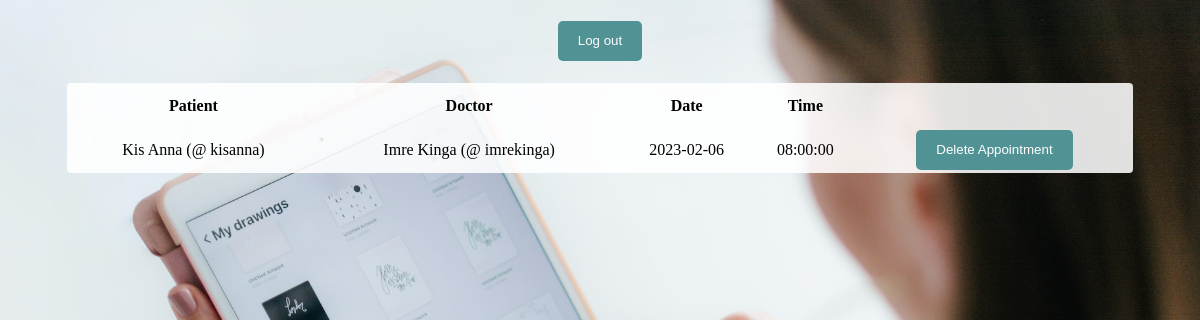
The app's page /doctorsPage.php with its own data.
### tables this page shows
CREATE TABLE appointments(
    `appointment_id` int(10) NOT NULL AUTO_INCREMENT,
    `user_id` int(10),
    `doctor_id` int(10),
    `date` date NOT NULL,
    `time` time NOT NULL,
    `taken` boolean NOT NULL,
    PRIMARY KEY (`appointment_id`),
    FOREIGN KEY (`user_id`) REFERENCES users(user_id),
    FOREIGN KEY (`doctor_id`) REFERENCES doctors(doctor_id)
);

CREATE TABLE users(
    `user_id` int(10) NOT NULL AUTO_INCREMENT,
    `first_name` varchar(100) NOT NULL,
    `last_name` varchar(100) NOT NULL,
    `username` varchar(100) NOT NULL,
    `email` varchar(100) NOT NULL,
    `password` varchar(100) NOT NULL,
    `created_at` DATETIME DEFAULT CURRENT_TIMESTAMP,
    PRIMARY KEY (`user_id`)
);

CREATE TABLE doctors(
    `doctor_id` int(10) NOT NULL AUTO_INCREMENT,
    `d_first_name` varchar(100) NOT NULL,
    `d_last_name` varchar(100) NOT NULL,
    `d_username` varchar(100) NOT NULL,
    `d_email` varchar(100) NOT NULL,
    `d_password` varchar(100) NOT NULL,
    `specialization` varchar(100) NOT NULL,
    PRIMARY KEY (`doctor_id`)
);

### doctorsPage.php (the view, shortened to what this page needs)
<?php
require './database/code.php';
?>
<!doctype html>
<html lang="en">
<head>
    <link rel="stylesheet" href="./assets/styles/general.css">
</head>
<body>
    <div class="">
        <div class="">
            <div class="">
                <div class="">
                    <div class="">
                        <h4>
                            <a href="./index.php" class=""><button class="btn">Log out</button></a>
                        </h4>
                    </div>
                    <div class="">
                        <table class="data">
                            <thead>
                                <tr>
                                    <th>Patient</th>
                                    <th>Doctor</th>
                                    <th>Date</th>
                                    <th>Time</th>
                                    <th></th>
                                </tr>
                            </thead>
                            <tbody>
                                <?php
                                $query = "SELECT * FROM appointments INNER JOIN users ON appointments.user_id = users.user_id INNER JOIN doctors ON appointments.doctor_id = doctors.doctor_id";
                                $query_run = mysqli_query($con, $query);
                                if (mysqli_num_rows($query_run) > 0) {
                                    foreach ($query_run as $user) {
                                        ?>
                                        <?php if ($user['taken'] == true): ?>
                                            <tr>
                                                <td>
                                                    <?= $user['last_name']; ?>
                                                    <?= $user['first_name']; ?>
                                                    (@
                                                    <?= $user['username']; ?>)
                                                </td>
                                                <td>
                                                    <?= $user['d_last_name']; ?>
                                                    <?= $user['d_first_name']; ?>
                                                    (@
                                                    <?= $user['d_username']; ?>)
                                                </td>
                                                <td>
                                                    <?= $user['date']; ?>
                                                </td>
                                                <td>
                                                    <?= $user['time']; ?>
                                                </td>
                                                <td>
                                                    <form action="" method="POST" class="">
                                                        <button type="submit" name="delete_appointment" value="<?= $user['user_id']; ?>"
                                                            class="btn btn-danger btn-sm">Delete Appointment</button>
                                                    </form>
                                                </td>
                                            </tr>
                                        <?php endif; ?>
                                        <?php
                                    }
                                } else {
                                    echo "<h5> No Record Found </h5>";
                                }
                                ?>
                            </tbody>
                        </table>
                    </div>
                </div>
            </div>
        </div>
    </div>
</body>
</html>

### assets/styles/general.css (style rules this page uses)
:root { --primary: rgb(81, 146, 148); --secondary: rgb(116, 124, 199); --title: rgb(43, 92, 94); --bgColor: rgba(255, 255, 255, 0.507); --transparent: rgba(255, 255, 255, 0.87); }
body { height: 100vh; background-image: url('../img/header1.jpg'); background-size: cover; background-repeat: no-repeat; background-attachment: fixed; background-position: center; }
table { background-color: var(--transparent); width: 90%; margin: 0 auto; border-radius: 4px; box-shadow: 0, 20px, 20px, 0; box-shadow: 20px; text-align: center; }
th { height: 40px; }
td { height: 30px; }
.btn { height: 40px; width: max-content; padding: 0 20px; border: none; border-radius: 5px; cursor: pointer; color: white; text-decoration: none; background-color: var(--primary); line-height: 40px; }
h1, h2, h3, h4, h5, h6 { text-align: center; color: var(--title); }

### records on screen
appointments: user.last_name "Kis", user.first_name "Anna", user.username "kisanna", doctor.d_last_name "Imre", doctor.d_first_name "Kinga", doctor.d_username "imrekinga", date "2023-02-06", time "08:00:00"
